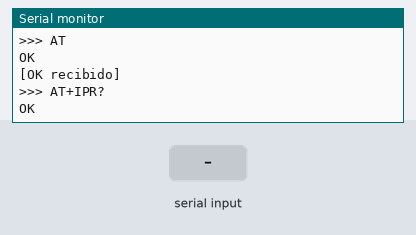
Recording of a sketch running on a simulated Arduino Uno, built with avr-gcc and run on an emulated ATmega328P. On the bench: the last lines printed to the serial monitor. Inputs (shaded band) come from the test bench. The modem accepts every AT command (registered, SIM ready, sends succeed) and sends nothing else.

Above: at 12.3 s.
12.4 s: "1" received over the second serial link
At 13.3 s:
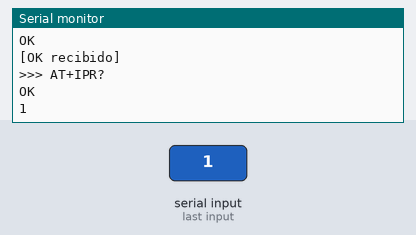
15.0 s: "0" received over the second serial link
At 15.8 s:
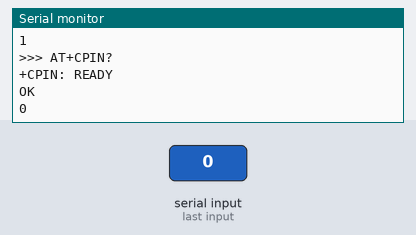
18.0 s: "2" received over the second serial link
At 19.3 s:
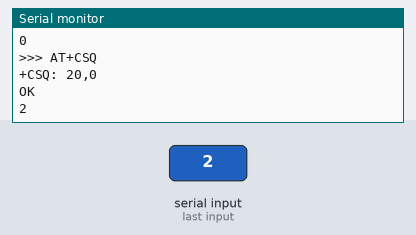

The sketch:

UNO_A7670E_ThinkSpeak.ino
```cpp
#include <SoftwareSerial.h>

SoftwareSerial modem(10, 11); // RX Arduino, TX Arduino

const char APN[] = "internet";
const char THINGSPEAK_API_KEY[] = "2E94ZA4IBJ2KRU7U";

void clearModemBuffer() {
  while (modem.available()) {
    modem.read();
  }
}

void readModem(unsigned long timeoutMs) {
  unsigned long start = millis();

  while (millis() - start < timeoutMs) {
    while (modem.available()) {
      char c = modem.read();
      Serial.write(c);
    }
  }
}

void sendCommand(const char *cmd, unsigned long waitMs) {
  Serial.print("\n>>> ");
  Serial.println(cmd);

  clearModemBuffer();
  modem.println(cmd);
  readModem(waitMs);
  Serial.println();
}

bool waitForText(const char *target, unsigned long timeoutMs) {
  unsigned long start = millis();
  int index = 0;
  int len = strlen(target);

  while (millis() - start < timeoutMs) {
    while (modem.available()) {
      char c = modem.read();
      Serial.write(c);

      if (c == target[index]) {
        index++;
        if (index == len) {
          return true;
        }
      } else {
        index = 0;
        if (c == target[0]) {
          index = 1;
        }
      }
    }
  }

  return false;
}

bool sendCommandWaitOK(const char *cmd, unsigned long timeoutMs) {
  Serial.print("\n>>> ");
  Serial.println(cmd);

  clearModemBuffer();
  modem.println(cmd);

  bool ok = waitForText("OK", timeoutMs);
  Serial.println();

  if (ok) {
    Serial.println("[OK recibido]");
  } else {
    Serial.println("[NO se recibio OK]");
  }

  return ok;
}

void force9600() {
  Serial.println("Forzando A7670E a 9600...");

  modem.begin(115200);
  delay(1000);

  for (int i = 0; i < 10; i++) {
    modem.println("AT");
    delay(200);
  }

  for (int i = 0; i < 10; i++) {
    modem.println("AT+IPR=9600");
    delay(300);
  }

  delay(1000);

  modem.end();
  delay(500);
  modem.begin(9600);
  delay(1000);

  Serial.println("Probando comunicacion a 9600...");
}

bool httpGetThingSpeak(int value) {
  char url[120];

  snprintf(
    url,
    sizeof(url),
    "http://api.thingspeak.com/update?api_key=%s&field1=%d",
    THINGSPEAK_API_KEY,
    value
  );

  Serial.println("\nPreparando HTTP GET a ThingSpeak:");
  Serial.println(url);

  sendCommandWaitOK("AT+HTTPTERM", 2000);
  delay(500);

  if (!sendCommandWaitOK("AT+HTTPINIT", 5000)) {
    return false;
  }

  if (!sendCommandWaitOK("AT+HTTPPARA=\"CID\",1", 3000)) {
    return false;
  }

  char cmdUrl[170];
  snprintf(cmdUrl, sizeof(cmdUrl), "AT+HTTPPARA=\"URL\",\"%s\"", url);

  if (!sendCommandWaitOK(cmdUrl, 5000)) {
    return false;
  }

  Serial.println("\n>>> AT+HTTPACTION=0");
  clearModemBuffer();
  modem.println("AT+HTTPACTION=0");

  bool gotAction = waitForText("+HTTPACTION:", 30000);
  Serial.println();

  if (!gotAction) {
    Serial.println("[NO se recibio +HTTPACTION]");
    return false;
  }

  Serial.println("[HTTPACTION recibido]");

  sendCommand("AT+HTTPREAD", 5000);
  sendCommandWaitOK("AT+HTTPTERM", 3000);

  return true;
}

void setup() {
  Serial.begin(9600);
  delay(3000);

  Serial.println("=== TierraViva A7670E ThingSpeak ===");

  force9600();

  sendCommandWaitOK("AT", 3000);
  sendCommand("AT+IPR?", 2000);
  sendCommand("AT+CPIN?", 3000);
  sendCommand("AT+CSQ", 3000);
  sendCommand("AT+CREG?", 3000);
  sendCommand("AT+CGREG?", 3000);
  sendCommand("AT+COPS?", 5000);

  Serial.println("\nConfigurando datos moviles...");

  char cmdApn[80];
  snprintf(cmdApn, sizeof(cmdApn), "AT+CGDCONT=1,\"IP\",\"%s\"", APN);

  sendCommandWaitOK(cmdApn, 5000);
  sendCommandWaitOK("AT+CGATT=1", 10000);
  sendCommandWaitOK("AT+CGACT=1,1", 15000);

  sendCommand("AT+CGPADDR=1", 5000);

  Serial.println("\nEnviando dato fijo a ThingSpeak...");
  bool sent = httpGetThingSpeak(123);

  if (sent) {
    Serial.println("\nRESULTADO: envio HTTP terminado. Revisa ThingSpeak.");
  } else {
    Serial.println("\nRESULTADO: fallo el envio HTTP.");
  }

  Serial.println("\nFin del sketch.");
}

void loop() {
}
```

Measured:
- after the input at 12.4 s, the serial monitor: prints a new line at once (image 1)
- after the input at 15.0 s, the serial monitor: prints a new line at once (image 2)
- after the input at 18.0 s, the serial monitor: prints a new line at once (image 3)
